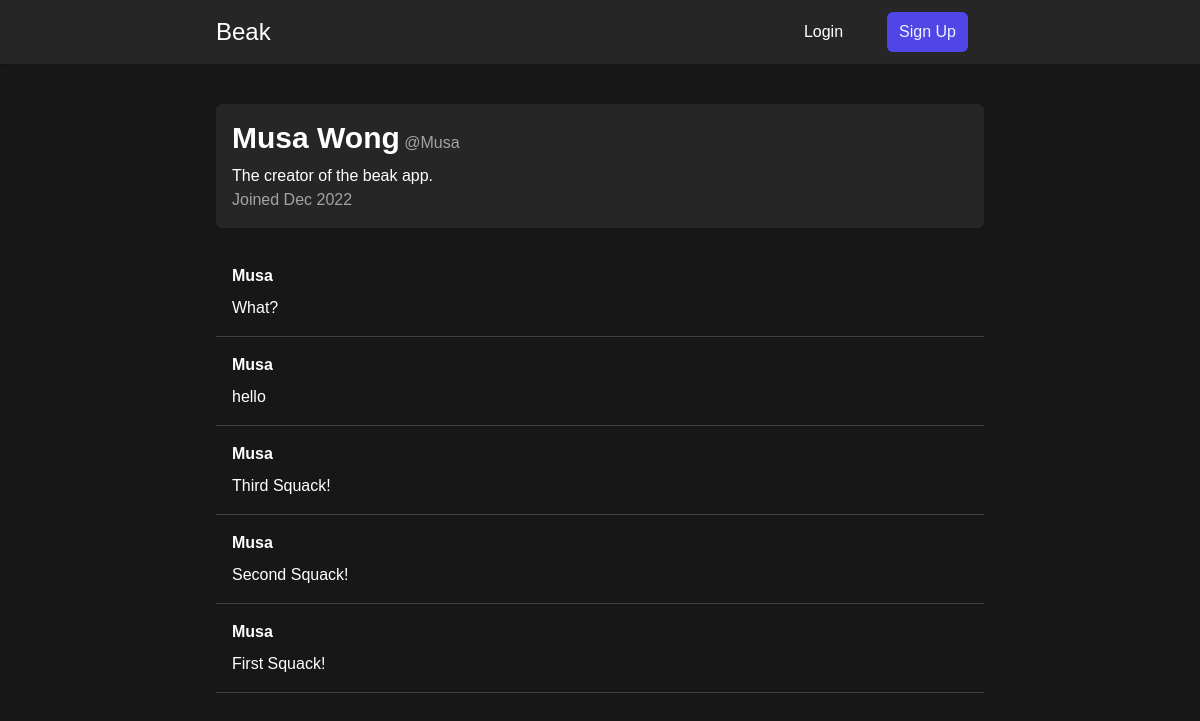
The page /Musa/profile/ on the database as committed earlier.
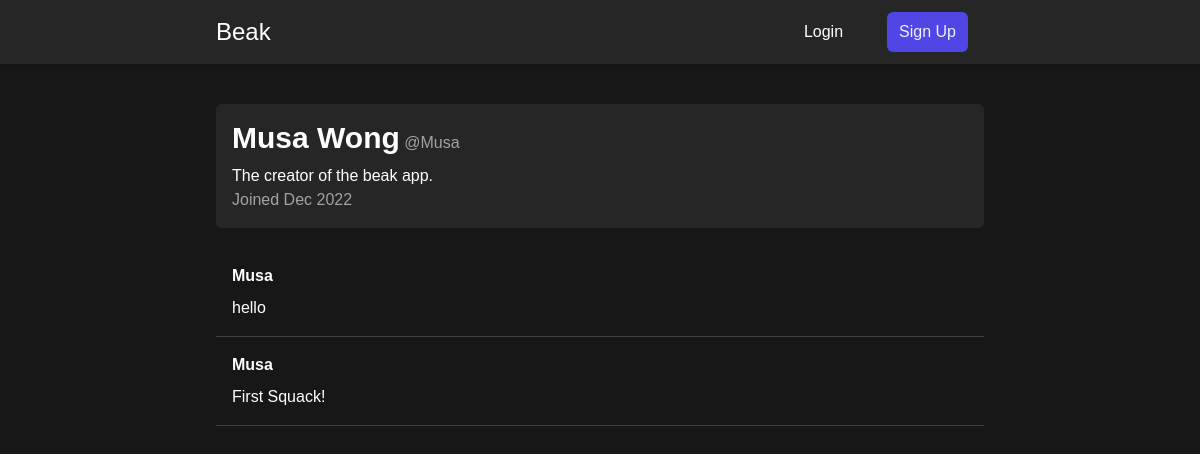
The same page on the database as committed later.
### chirps/models.py (models this page shows)
class Chirp(models.Model):
    id = ShortUUIDField(primary_key=True)
    content = models.TextField(max_length=280)
    date_chirped = models.DateTimeField(default=timezone.now)
    author = models.ForeignKey(User, on_delete=models.CASCADE)

### users/views.py (the view)
# urls.py: path("<str:username>/profile/", views.profile, name="profile"),
def profile(request, username):
    profile_user = User.objects.get(username=username)
    profile_chirps = Chirp.objects.all().filter(
        author=profile_user).order_by('date_chirped').reverse()
    profile_profile = profile_user.profile
    return render(request, "users/profile.html", context={"profile_user": profile_user, "profile_chirps": profile_chirps, "profile": profile_profile})

### users/templates/users/profile.html (shortened to what this page needs)
{% extends 'ui/base.html' %}
{% block content %}
<div class="bg-neutral-200 dark:bg-neutral-800 p-4 rounded-md mb-5">
    <div class="flex justify-between">
        <div class="mb-2">
            <h1 class="inline text-3xl font-bold">{{ profile_user.first_name }} {{ profile_user.last_name }}</h1>
            <p class="inline text-neutral-700 dark:text-neutral-400">@{{ profile_user.username }}</p>
        </div>
    </div>
    <p>{{ profile.bio }}</p>
    <p class="text-neutral-600 dark:text-neutral-400">Joined {{ profile.date_created|date:'M Y' }}</p>
</div>
{% if profile_chirps %}
<div>
    {% for chirp in profile_chirps %}
    <article
        class="p-4 cursor-pointer hover:bg-neutral-200 dark:hover:bg-neutral-800 hover:bg-opacity-30 dark:hover:bg-opacity-30 transition-colors"
        x-data="{ date: dayjs(getDate()).fromNow() }" @click="console.log('hello world')">
        <div class="flex gap-5 mb-2">
            <h1 class="font-bold">{{ chirp.author }}</h1>
        </div>
        <h1>{{ chirp.content }}</h1>
    </article>
    <hr />
    {% endfor %}
</div>
{% else %}
<h1 class="text-2xl p-5">No chirps available by this user</h1>
{% endif %}
{% endblock content %}

Rows that differ between the two databases and show on the page:
removed Chirp: author "Musa", content "What?"
removed Chirp: author "Musa", content "Third Squack!"
removed Chirp: author "Musa", content "Second Squack!"
